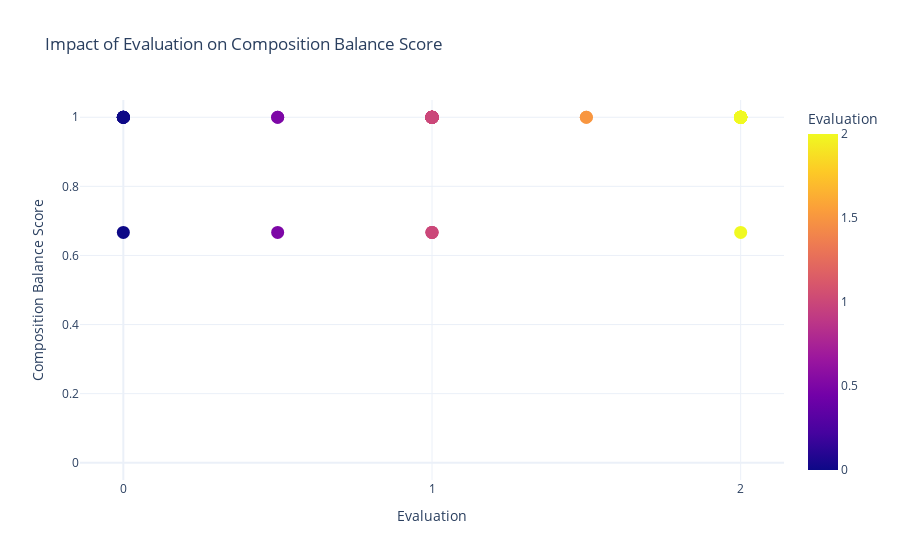

The notebook cell this image was saved under:
### Code cell
import plotly.express as px
import pandas as pd

# Helper function to wrap names into multiple lines (2 names per line)
def wrap_names(names):
    name_list = names.split(', ')
    grouped_lines = ['<br>'.join(name_list[i:i+2]) for i in range(0, len(name_list), 2)]
    return '<br>'.join(grouped_lines)

# Group all sample names with the same Evaluation and Composition Balance Score
df_rwp_with_tri['Grouped Names'] = df_rwp_with_tri.groupby(
    ['Evaluation', 'Composition Balance Score']
)['Name'].transform(lambda x: ', '.join(x))

# Wrap the grouped names into a multi-line format (2 names per line)
df_rwp_with_tri['Grouped Names (Wrapped)'] = df_rwp_with_tri['Grouped Names'].apply(wrap_names)

# Create an interactive scatter plot
# Create an interactive scatter plot
fig = px.scatter(
    df_rwp_with_tri,
    x='Evaluation',  # Evaluation on the x-axis
    y='Composition Balance Score',  # Composition on the y-axis
    color='Evaluation',  # Color points by Evaluation
    hover_data={
        'Grouped Names (Wrapped)': True,  # Display wrapped names
        'Composition Balance Score': ':.2f',  # Show score with 2 decimal places
        'Evaluation': True,  # Show Evaluation
    },
    title='Impact of Evaluation on Composition Balance Score',
    labels={
        'Evaluation': 'Evaluation',
        'Composition Balance Score': 'Composition Balance Score',
    },
)

# Make markers larger
fig.update_traces(marker=dict(size=13))  # Set marker size (default is smaller)

# Adjust plot scale (smaller range for axes)
fig.update_layout(
    xaxis=dict(title='Evaluation', automargin=True, dtick=1, tickangle=0),  # Adjust x-axis ticks and angle
    yaxis=dict(title='Composition Balance Score', automargin=True, range=[-0.05, 1.05]),  # Y-axis range between 0 and 1
    template='plotly_white',
    legend_title='Evaluation',
)

# Update hover label formatting
fig.update_layout(
    hoverlabel=dict(
        bgcolor="white",  # Background color of the hover box
        font_size=15,     # Font size
        font_family="Arial",  # Font family
        align="left",     # Align text to the left
    )
)

# Show the interactive plot
fig.show()
# Save the plot as an interactive HTML file
fig.write_html("interactive_scatter_plot.html")

# Output location message
print("Plot saved as interactive_scatter_plot.html")

### Figure 1 — Plotly figure (JSON) as saved in the notebook; plotly's stock layout.template omitted (floating-point values rounded to 4 significant figures)
{"data": [{"customdata": [["TRI-85<br>TRI-104-REDO<br>TRI-103"], ["TRI-87<br>TRI-91<br>TRI-103-REDO<br>TRI-82<br>TRI-41<br>TRI-15"], ["TRI-81<br>TRI-105<br>TRI-101<br>TRI-100<br>TRI-99<br>TRI-111<br>TRI-114<br>TRI-113<br>TRI-130<br>TRI-133<br>TRI-131<br>TRI-142<br>TRI-88<br>TRI-126<br>TRI-127<br>TRI-158<br>TRI-152<br>TRI-156<br>TRI-154<br>TRI-160<br>TRI-171<br>TRI-179<br>TRI-177<br>TRI-176<br>TRI-79<br>TRI-28<br>TRI-77<br>TRI-12<br>TRI-32<br>TRI-38<br>TRI-43<br>TRI-63<br>TRI-37<br>TRI-30<br>TRI-31<br>TRI-89"], ["TRI-106"], ["TRI-94<br>TRI-132"], ["TRI-83<br>TRI-84<br>TRI-86<br>TRI-104<br>TRI-112<br>TRI-134_0e50649b-b98b-45f3-aefe-4190783f5e94<br>TRI-136_a46b8a59-18ab-4e34-bfb7-35766a92b278<br>TRI-135_560f794e-c88b-4d5c-8624-80fff15a3db3<br>TRI-140<br>TRI-143<br>TRI-141<br>TRI-90<br>TRI-157<br>TRI-155<br>TRI-151<br>TRI-153<br>TRI-159<br>TRI-162<br>TRI-161<br>TRI-178<br>TRI-11<br>TRI-78<br>TRI-29<br>TRI-80<br>TRI-62<br>TRI-64<br>TRI-44<br>TRI-27<br>TRI-14"], ["TRI-83<br>TRI-84<br>TRI-86<br>TRI-104<br>TRI-112<br>TRI-134_0e50649b-b98b-45f3-aefe-4190783f5e94<br>TRI-136_a46b8a59-18ab-4e34-bfb7-35766a92b278<br>TRI-135_560f794e-c88b-4d5c-8624-80fff15a3db3<br>TRI-140<br>TRI-143<br>TRI-141<br>TRI-90<br>TRI-157<br>TRI-155<br>TRI-151<br>TRI-153<br>TRI-159<br>TRI-162<br>TRI-161<br>TRI-178<br>TRI-11<br>TRI-78<br>TRI-29<br>TRI-80<br>TRI-62<br>TRI-64<br>TRI-44<br>TRI-27<br>TRI-14"], ["TRI-83<br>TRI-84<br>TRI-86<br>TRI-104<br>TRI-112<br>TRI-134_0e50649b-b98b-45f3-aefe-4190783f5e94<br>TRI-136_a46b8a59-18ab-4e34-bfb7-35766a92b278<br>TRI-135_560f794e-c88b-4d5c-8624-80fff15a3db3<br>TRI-140<br>TRI-143<br>TRI-141<br>TRI-90<br>TRI-157<br>TRI-155<br>TRI-151<br>TRI-153<br>TRI-159<br>TRI-162<br>TRI-161<br>TRI-178<br>TRI-11<br>TRI-78<br>TRI-29<br>TRI-80<br>TRI-62<br>TRI-64<br>TRI-44<br>TRI-27<br>TRI-14"], ["TRI-87<br>TRI-91<br>TRI-103-REDO<br>TRI-82<br>TRI-41<br>TRI-15"], ["TRI-81<br>TRI-105<br>TRI-101<br>TRI-100<br>TRI-99<br>TRI-111<br>TRI-114<br>TRI-113<br>TRI-130<br>TRI-133<br>TRI-131<br>TRI-142<br>TRI-88<br>TRI-126<br>TRI-127<br>TRI-158<br>TRI-152<br>TRI-156<br>TRI-154<br>TRI-160<br>TRI-171<br>TRI-179<br>TRI-177<br>TRI-176<br>TRI-79<br>TRI-28<br>TRI-77<br>TRI-12<br>TRI-32<br>TRI-38<br>TRI-43<br>TRI-63<br>TRI-37<br>TRI-30<br>TRI-31<br>TRI-89"], ["TRI-85<br>TRI-104-REDO<br>TRI-103"], ["TRI-83<br>TRI-84<br>TRI-86<br>TRI-104<br>TRI-112<br>TRI-134_0e50649b-b98b-45f3-aefe-4190783f5e94<br>TRI-136_a46b8a59-18ab-4e34-bfb7-35766a92b278<br>TRI-135_560f794e-c88b-4d5c-8624-80fff15a3db3<br>TRI-140<br>TRI-143<br>TRI-141<br>TRI-90<br>TRI-157<br>TRI-155<br>TRI-151<br>TRI-153<br>TRI-159<br>TRI-162<br>TRI-161<br>TRI-178<br>TRI-11<br>TRI-78<br>TRI-29<br>TRI-80<br>TRI-62<br>TRI-64<br>TRI-44<br>TRI-27<br>TRI-14"], ["TRI-102<br>TRI-92"], ["TRI-81<br>TRI-105<br>TRI-101<br>TRI-100<br>TRI-99<br>TRI-111<br>TRI-114<br>TRI-113<br>TRI-130<br>TRI-133<br>TRI-131<br>TRI-142<br>TRI-88<br>TRI-126<br>TRI-127<br>TRI-158<br>TRI-152<br>TRI-156<br>TRI-154<br>TRI-160<br>TRI-171<br>TRI-179<br>TRI-177<br>TRI-176<br>TRI-79<br>TRI-28<br>TRI-77<br>TRI-12<br>TRI-32<br>TRI-38<br>TRI-43<br>TRI-63<br>TRI-37<br>TRI-30<br>TRI-31<br>TRI-89"], ["TRI-81<br>TRI-105<br>TRI-101<br>TRI-100<br>TRI-99<br>TRI-111<br>TRI-114<br>TRI-113<br>TRI-130<br>TRI-133<br>TRI-131<br>TRI-142<br>TRI-88<br>TRI-126<br>TRI-127<br>TRI-158<br>TRI-152<br>TRI-156<br>TRI-154<br>TRI-160<br>TRI-171<br>TRI-179<br>TRI-177<br>TRI-176<br>TRI-79<br>TRI-28<br>TRI-77<br>TRI-12<br>TRI-32<br>TRI-38<br>TRI-43<br>TRI-63<br>TRI-37<br>TRI-30<br>TRI-31<br>TRI-89"], ["TRI-87<br>TRI-91<br>TRI-103-REDO<br>TRI-82<br>TRI-41<br>TRI-15"], ["TRI-85<br>TRI-104-REDO<br>TRI-103"], ["TRI-81<br>TRI-105<br>TRI-101<br>TRI-100<br>TRI-99<br>TRI-111<br>TRI-114<br>TRI-113<br>TRI-130<br>TRI-133<br>TRI-131<br>TRI-142<br>TRI-88<br>TRI-126<br>TRI-127<br>TRI-158<br>TRI-152<br>TRI-156<br>TRI-154<br>TRI-160<br>TRI-171<br>TRI-179<br>TRI-177<br>TRI-176<br>TRI-79<br>TRI-28<br>TRI-77<br>TRI-12<br>TRI-32<br>TRI-38<br>TRI-43<br>TRI-63<br>TRI-37<br>TRI-30<br>TRI-31<br>TRI-89"], ["TRI-102<br>TRI-92"], ["TRI-81<br>TRI-105<br>TRI-101<br>TRI-100<br>TRI-99<br>TRI-111<br>TRI-114<br>TRI-113<br>TRI-130<br>TRI-133<br>TRI-131<br>TRI-142<br>TRI-88<br>TRI-126<br>TRI-127<br>TRI-158<br>TRI-152<br>TRI-156<br>TRI-154<br>TRI-160<br>TRI-171<br>TRI-179<br>TRI-177<br>TRI-176<br>TRI-79<br>TRI-28<br>TRI-77<br>TRI-12<br>TRI-32<br>TRI-38<br>TRI-43<br>TRI-63<br>TRI-37<br>TRI-30<br>TRI-31<br>TRI-89"], ["TRI-81<br>TRI-105<br>TRI-101<br>TRI-100<br>TRI-99<br>TRI-111<br>TRI-114<br>TRI-113<br>TRI-130<br>TRI-133<br>TRI-131<br>TRI-142<br>TRI-88<br>TRI-126<br>TRI-127<br>TRI-158<br>TRI-152<br>TRI-156<br>TRI-154<br>TRI-160<br>TRI-171<br>TRI-179<br>TRI-177<br>TRI-176<br>TRI-79<br>TRI-28<br>TRI-77<br>TRI-12<br>TRI-32<br>TRI-38<br>TRI-43<br>TRI-63<br>TRI-37<br>TRI-30<br>TRI-31<br>TRI-89"], ["TRI-81<br>TRI-105<br>TRI-101<br>TRI-100<br>TRI-99<br>TRI-111<br>TRI-114<br>TRI-113<br>TRI-130<br>TRI-133<br>TRI-131<br>TRI-142<br>TRI-88<br>TRI-126<br>TRI-127<br>TRI-158<br>TRI-152<br>TRI-156<br>TRI-154<br>TRI-160<br>TRI-171<br>TRI-179<br>TRI-177<br>TRI-176<br>TRI-79<br>TRI-28<br>TRI-77<br>TRI-12<br>TRI-32<br>TRI-38<br>TRI-43<br>TRI-63<br>TRI-37<br>TRI-30<br>TRI-31<br>TRI-89"], ["TRI-83<br>TRI-84<br>TRI-86<br>TRI-104<br>TRI-112<br>TRI-134_0e50649b-b98b-45f3-aefe-4190783f5e94<br>TRI-136_a46b8a59-18ab-4e34-bfb7-35766a92b278<br>TRI-135_560f794e-c88b-4d5c-8624-80fff15a3db3<br>TRI-140<br>TRI-143<br>TRI-141<br>TRI-90<br>TRI-157<br>TRI-155<br>TRI-151<br>TRI-153<br>TRI-159<br>TRI-162<br>TRI-161<br>TRI-178<br>TRI-11<br>TRI-78<br>TRI-29<br>TRI-80<br>TRI-62<br>TRI-64<br>TRI-44<br>TRI-27<br>TRI-14"], ["TRI-83<br>TRI-84<br>TRI-86<br>TRI-104<br>TRI-112<br>TRI-134_0e50649b-b98b-45f3-aefe-4190783f5e94<br>TRI-136_a46b8a59-18ab-4e34-bfb7-35766a92b278<br>TRI-135_560f794e-c88b-4d5c-8624-80fff15a3db3<br>TRI-140<br>TRI-143<br>TRI-141<br>TRI-90<br>TRI-157<br>TRI-155<br>TRI-151<br>TRI-153<br>TRI-159<br>TRI-162<br>TRI-161<br>TRI-178<br>TRI-11<br>TRI-78<br>TRI-29<br>TRI-80<br>TRI-62<br>TRI-64<br>TRI-44<br>TRI-27<br>TRI-14"], ["TRI-83<br>TRI-84<br>TRI-86<br>TRI-104<br>TRI-112<br>TRI-134_0e50649b-b98b-45f3-aefe-4190783f5e94<br>TRI-136_a46b8a59-18ab-4e34-bfb7-35766a92b278<br>TRI-135_560f794e-c88b-4d5c-8624-80fff15a3db3<br>TRI-140<br>TRI-143<br>TRI-141<br>TRI-90<br>TRI-157<br>TRI-155<br>TRI-151<br>TRI-153<br>TRI-159<br>TRI-162<br>TRI-161<br>TRI-178<br>TRI-11<br>TRI-78<br>TRI-29<br>TRI-80<br>TRI-62<br>TRI-64<br>TRI-44<br>TRI-27<br>TRI-14"], ["TRI-83<br>TRI-84<br>TRI-86<br>TRI-104<br>TRI-112<br>TRI-134_0e50649b-b98b-45f3-aefe-4190783f5e94<br>TRI-136_a46b8a59-18ab-4e34-bfb7-35766a92b278<br>TRI-135_560f794e-c88b-4d5c-8624-80fff15a3db3<br>TRI-140<br>TRI-143<br>TRI-141<br>TRI-90<br>TRI-157<br>TRI-155<br>TRI-151<br>TRI-153<br>TRI-159<br>TRI-162<br>TRI-161<br>TRI-178<br>TRI-11<br>TRI-78<br>TRI-29<br>TRI-80<br>TRI-62<br>TRI-64<br>TRI-44<br>TRI-27<br>TRI-14"], ["TRI-81<br>TRI-105<br>TRI-101<br>TRI-100<br>TRI-99<br>TRI-111<br>TRI-114<br>TRI-113<br>TRI-130<br>TRI-133<br>TRI-131<br>TRI-142<br>TRI-88<br>TRI-126<br>TRI-127<br>TRI-158<br>TRI-152<br>TRI-156<br>TRI-154<br>TRI-160<br>TRI-171<br>TRI-179<br>TRI-177<br>TRI-176<br>TRI-79<br>TRI-28<br>TRI-77<br>TRI-12<br>TRI-32<br>TRI-38<br>TRI-43<br>TRI-63<br>TRI-37<br>TRI-30<br>TRI-31<br>TRI-89"], ["TRI-81<br>TRI-105<br>TRI-101<br>TRI-100<br>TRI-99<br>TRI-111<br>TRI-114<br>TRI-113<br>TRI-130<br>TRI-133<br>TRI-131<br>TRI-142<br>TRI-88<br>TRI-126<br>TRI-127<br>TRI-158<br>TRI-152<br>TRI-156<br>TRI-154<br>TRI-160<br>TRI-171<br>TRI-179<br>TRI-177<br>TRI-176<br>TRI-79<br>TRI-28<br>TRI-77<br>TRI-12<br>TRI-32<br>TRI-38<br>TRI-43<br>TRI-63<br>TRI-37<br>TRI-30<br>TRI-31<br>TRI-89"], ["TRI-94<br>TRI-132"], ["TRI-81<br>TRI-105<br>TRI-101<br>TRI-100<br>TRI-99<br>TRI-111<br>TRI-114<br>TRI-113<br>TRI-130<br>TRI-133<br>TRI-131<br>TRI-142<br>TRI-88<br>TRI-126<br>TRI-127<br>TRI-158<br>TRI-152<br>TRI-156<br>TRI-154<br>TRI-160<br>TRI-171<br>TRI-179<br>TRI-177<br>TRI-176<br>TRI-79<br>TRI-28<br>TRI-77<br>TRI-12<br>TRI-32<br>TRI-38<br>TRI-43<br>TRI-63<br>TRI-37<br>TRI-30<br>TRI-31<br>TRI-89"], ["TRI-83<br>TRI-84<br>TRI-86<br>TRI-104<br>TRI-112<br>TRI-134_0e50649b-b98b-45f3-aefe-4190783f5e94<br>TRI-136_a46b8a59-18ab-4e34-bfb7-35766a92b278<br>TRI-135_560f794e-c88b-4d5c-8624-80fff15a3db3<br>TRI-140<br>TRI-143<br>TRI-141<br>TRI-90<br>TRI-157<br>TRI-155<br>TRI-151<br>TRI-153<br>TRI-159<br>TRI-162<br>TRI-161<br>TRI-178<br>TRI-11<br>TRI-78<br>TRI-29<br>TRI-80<br>TRI-62<br>TRI-64<br>TRI-44<br>TRI-27<br>TRI-14"], ["TRI-83<br>TRI-84<br>TRI-86<br>TRI-104<br>TRI-112<br>TRI-134_0e50649b-b98b-45f3-aefe-4190783f5e94<br>TRI-136_a46b8a59-18ab-4e34-bfb7-35766a92b278<br>TRI-135_560f794e-c88b-4d5c-8624-80fff15a3db3<br>TRI-140<br>TRI-143<br>TRI-141<br>TRI-90<br>TRI-157<br>TRI-155<br>TRI-151<br>TRI-153<br>TRI-159<br>TRI-162<br>TRI-161<br>TRI-178<br>TRI-11<br>TRI-78<br>TRI-29<br>TRI-80<br>TRI-62<br>TRI-64<br>TRI-44<br>TRI-27<br>TRI-14"], ["TRI-81<br>TRI-105<br>TRI-101<br>TRI-100<br>TRI-99<br>TRI-111<br>TRI-114<br>TRI-113<br>TRI-130<br>TRI-133<br>TRI-131<br>TRI-142<br>TRI-88<br>TRI-126<br>TRI-127<br>TRI-158<br>TRI-152<br>TRI-156<br>TRI-154<br>TRI-160<br>TRI-171<br>TRI-179<br>TRI-177<br>TRI-176<br>TRI-79<br>TRI-28<br>TRI-77<br>TRI-12<br>TRI-32<br>TRI-38<br>TRI-43<br>TRI-63<br>TRI-37<br>TRI-30<br>TRI-31<br>TRI-89"], ["TRI-83<br>TRI-84<br>TRI-86<br>TRI-104<br>TRI-112<br>TRI-134_0e50649b-b98b-45f3-aefe-4190783f5e94<br>TRI-136_a46b8a59-18ab-4e34-bfb7-35766a92b278<br>TRI-135_560f794e-c88b-4d5c-8624-80fff15a3db3<br>TRI-140<br>TRI-143<br>TRI-141<br>TRI-90<br>TRI-157<br>TRI-155<br>TRI-151<br>TRI-153<br>TRI-159<br>TRI-162<br>TRI-161<br>TRI-178<br>TRI-11<br>TRI-78<br>TRI-29<br>TRI-80<br>TRI-62<br>TRI-64<br>TRI-44<br>TRI-27<br>TRI-14"], ["TRI-83<br>TRI-84<br>TRI-86<br>TRI-104<br>TRI-112<br>TRI-134_0e50649b-b98b-45f3-aefe-4190783f5e94<br>TRI-136_a46b8a59-18ab-4e34-bfb7-35766a92b278<br>TRI-135_560f794e-c88b-4d5c-8624-80fff15a3db3<br>TRI-140<br>TRI-143<br>TRI-141<br>TRI-90<br>TRI-157<br>TRI-155<br>TRI-151<br>TRI-153<br>TRI-159<br>TRI-162<br>TRI-161<br>TRI-178<br>TRI-11<br>TRI-78<br>TRI-29<br>TRI-80<br>TRI-62<br>TRI-64<br>TRI-44<br>TRI-27<br>TRI-14"], ["TRI-81<br>TRI-105<br>TRI-101<br>TRI-100<br>TRI-99<br>TRI-111<br>TRI-114<br>TRI-113<br>TRI-130<br>TRI-133<br>TRI-131<br>TRI-142<br>TRI-88<br>TRI-126<br>TRI-127<br>TRI-158<br>TRI-152<br>TRI-156<br>TRI-154<br>TRI-160<br>TRI-171<br>TRI-179<br>TRI-177<br>TRI-176<br>TRI-79<br>TRI-28<br>TRI-77<br>TRI-12<br>TRI-32<br>TRI-38<br>TRI-43<br>TRI-63<br>TRI-37<br>TRI-30<br>TRI-31<br>TRI-89"], ["TRI-81<br>TRI-105<br>TRI-101<br>TRI-100<br>TRI-99<br>TRI-111<br>TRI-114<br>TRI-113<br>TRI-130<br>TRI-133<br>TRI-131<br>TRI-142<br>TRI-88<br>TRI-126<br>TRI-127<br>TRI-158<br>TRI-152<br>TRI-156<br>TRI-154<br>TRI-160<br>TRI-171<br>TRI-179<br>TRI-177<br>TRI-176<br>TRI-79<br>TRI-28<br>TRI-77<br>TRI-12<br>TRI-32<br>TRI-38<br>TRI-43<br>TRI-63<br>TRI-37<br>TRI-30<br>TRI-31<br>TRI-89"], ["TRI-81<br>TRI-105<br>TRI-101<br>TRI-100<br>TRI-99<br>TRI-111<br>TRI-114<br>TRI-113<br>TRI-130<br>TRI-133<br>TRI-131<br>TRI-142<br>TRI-88<br>TRI-126<br>TRI-127<br>TRI-158<br>TRI-152<br>TRI-156<br>TRI-154<br>TRI-160<br>TRI-171<br>TRI-179<br>TRI-177<br>TRI-176<br>TRI-79<br>TRI-28<br>TRI-77<br>TRI-12<br>TRI-32<br>TRI-38<br>TRI-43<br>TRI-63<br>TRI-37<br>TRI-30<br>TRI-31<br>TRI-89"], ["TRI-81<br>TRI-105<br>TRI-101<br>TRI-100<br>TRI-99<br>TRI-111<br>TRI-114<br>TRI-113<br>TRI-130<br>TRI-133<br>TRI-131<br>TRI-142<br>TRI-88<br>TRI-126<br>TRI-127<br>TRI-158<br>TRI-152<br>TRI-156<br>TRI-154<br>TRI-160<br>TRI-171<br>TRI-179<br>TRI-177<br>TRI-176<br>TRI-79<br>TRI-28<br>TRI-77<br>TRI-12<br>TRI-32<br>TRI-38<br>TRI-43<br>TRI-63<br>TRI-37<br>TRI-30<br>TRI-31<br>TRI-89"], ["TRI-83<br>TRI-84<br>TRI-86<br>TRI-104<br>TRI-112<br>TRI-134_0e50649b-b98b-45f3-aefe-4190783f5e94<br>TRI-136_a46b8a59-18ab-4e34-bfb7-35766a92b278<br>TRI-135_560f794e-c88b-4d5c-8624-80fff15a3db3<br>TRI-140<br>TRI-143<br>TRI-141<br>TRI-90<br>TRI-157<br>TRI-155<br>TRI-151<br>TRI-153<br>TRI-159<br>TRI-162<br>TRI-161<br>TRI-178<br>TRI-11<br>TRI-78<br>TRI-29<br>TRI-80<br>TRI-62<br>TRI-64<br>TRI-44<br>TRI-27<br>TRI-14"], ["TRI-81<br>TRI-105<br>TRI-101<br>TRI-100<br>TRI-99<br>TRI-111<br>TRI-114<br>TRI-113<br>TRI-130<br>TRI-133<br>TRI-131<br>TRI-142<br>TRI-88<br>TRI-126<br>TRI-127<br>TRI-158<br>TRI-152<br>TRI-156<br>TRI-154<br>TRI-160<br>TRI-171<br>TRI-179<br>TRI-177<br>TRI-176<br>TRI-79<br>TRI-28<br>TRI-77<br>TRI-12<br>TRI-32<br>TRI-38<br>TRI-43<br>TRI-63<br>TRI-37<br>TRI-30<br>TRI-31<br>TRI-89"], ["TRI-81<br>TRI-105<br>TRI-101<br>TRI-100<br>TRI-99<br>TRI-111<br>TRI-114<br>TRI-113<br>TRI-130<br>TRI-133<br>TRI-131<br>TRI-142<br>TRI-88<br>TRI-126<br>TRI-127<br>TRI-158<br>TRI-152<br>TRI-156<br>TRI-154<br>TRI-160<br>TRI-171<br>TRI-179<br>TRI-177<br>TRI-176<br>TRI-79<br>TRI-28<br>TRI-77<br>TRI-12<br>TRI-32<br>TRI-38<br>TRI-43<br>TRI-63<br>TRI-37<br>TRI-30<br>TRI-31<br>TRI-89"], ["TRI-83<br>TRI-84<br>TRI-86<br>TRI-104<br>TRI-112<br>TRI-134_0e50649b-b98b-45f3-aefe-4190783f5e94<br>TRI-136_a46b8a59-18ab-4e34-bfb7-35766a92b278<br>TRI-135_560f794e-c88b-4d5c-8624-80fff15a3db3<br>TRI-140<br>TRI-143<br>TRI-141<br>TRI-90<br>TRI-157<br>TRI-155<br>TRI-151<br>TRI-153<br>TRI-159<br>TRI-162<br>TRI-161<br>TRI-178<br>TRI-11<br>TRI-78<br>TRI-29<br>TRI-80<br>TRI-62<br>TRI-64<br>TRI-44<br>TRI-27<br>TRI-14"], ["TRI-83<br>TRI-84<br>TRI-86<br>TRI-104<br>TRI-112<br>TRI-134_0e50649b-b98b-45f3-aefe-4190783f5e94<br>TRI-136_a46b8a59-18ab-4e34-bfb7-35766a92b278<br>TRI-135_560f794e-c88b-4d5c-8624-80fff15a3db3<br>TRI-140<br>TRI-143<br>TRI-141<br>TRI-90<br>TRI-157<br>TRI-155<br>TRI-151<br>TRI-153<br>TRI-159<br>TRI-162<br>TRI-161<br>TRI-178<br>TRI-11<br>TRI-78<br>TRI-29<br>TRI-80<br>TRI-62<br>TRI-64<br>TRI-44<br>TRI-27<br>TRI-14"], ["TRI-81<br>TRI-105<br>TRI-101<br>TRI-100<br>TRI-99<br>TRI-111<br>TRI-114<br>TRI-113<br>TRI-130<br>TRI-133<br>TRI-131<br>TRI-142<br>TRI-88<br>TRI-126<br>TRI-127<br>TRI-158<br>TRI-152<br>TRI-156<br>TRI-154<br>TRI-160<br>TRI-171<br>TRI-179<br>TRI-177<br>TRI-176<br>TRI-79<br>TRI-28<br>TRI-77<br>TRI-12<br>TRI-32<br>TRI-38<br>TRI-43<br>TRI-63<br>TRI-37<br>TRI-30<br>TRI-31<br>TRI-89"], ["TRI-83<br>TRI-84<br>TRI-86<br>TRI-104<br>TRI-112<br>TRI-134_0e50649b-b98b-45f3-aefe-4190783f5e94<br>TRI-136_a46b8a59-18ab-4e34-bfb7-35766a92b278<br>TRI-135_560f794e-c88b-4d5c-8624-80fff15a3db3<br>TRI-140<br>TRI-143<br>TRI-141<br>TRI-90<br>TRI-157<br>TRI-155<br>TRI-151<br>TRI-153<br>TRI-159<br>TRI-162<br>TRI-161<br>TRI-178<br>TRI-11<br>TRI-78<br>TRI-29<br>TRI-80<br>TRI-62<br>TRI-64<br>TRI-44<br>TRI-27<br>TRI-14"], ["TRI-83<br>TRI-84<br>TRI-86<br>TRI-104<br>TRI-112<br>TRI-134_0e50649b-b98b-45f3-aefe-4190783f5e94<br>TRI-136_a46b8a59-18ab-4e34-bfb7-35766a92b278<br>TRI-135_560f794e-c88b-4d5c-8624-80fff15a3db3<br>TRI-140<br>TRI-143<br>TRI-141<br>TRI-90<br>TRI-157<br>TRI-155<br>TRI-151<br>TRI-153<br>TRI-159<br>TRI-162<br>TRI-161<br>TRI-178<br>TRI-11<br>TRI-78<br>TRI-29<br>TRI-80<br>TRI-62<br>TRI-64<br>TRI-44<br>TRI-27<br>TRI-14"], ["TRI-164"], ["TRI-163"], ["TRI-83<br>TRI-84<br>TRI-86<br>TRI-104<br>TRI-112<br>TRI-134_0e50649b-b98b-45f3-aefe-4190783f5e94<br>TRI-136_a46b8a59-18ab-4e34-bfb7-35766a92b278<br>TRI-135_560f794e-c88b-4d5c-8624-80fff15a3db3<br>TRI-140<br>TRI-143<br>TRI-141<br>TRI-90<br>TRI-157<br>TRI-155<br>TRI-151<br>TRI-153<br>TRI-159<br>TRI-162<br>TRI-161<br>TRI-178<br>TRI-11<br>TRI-78<br>TRI-29<br>TRI-80<br>TRI-62<br>TRI-64<br>TRI-44<br>TRI-27<br>TRI-14"], ["TRI-83<br>TRI-84<br>TRI-86<br>TRI-104<br>TRI-112<br>TRI-134_0e50649b-b98b-45f3-aefe-4190783f5e94<br>TRI-136_a46b8a59-18ab-4e34-bfb7-35766a92b278<br>TRI-135_560f794e-c88b-4d5c-8624-80fff15a3db3<br>TRI-140<br>TRI-143<br>TRI-141<br>TRI-90<br>TRI-157<br>TRI-155<br>TRI-151<br>TRI-153<br>TRI-159<br>TRI-162<br>TRI-161<br>TRI-178<br>TRI-11<br>TRI-78<br>TRI-29<br>TRI-80<br>TRI-62<br>TRI-64<br>TRI-44<br>TRI-27<br>TRI-14"], ["TRI-81<br>TRI-105<br>TRI-101<br>TRI-100<br>TRI-99<br>TRI-111<br>TRI-114<br>TRI-113<br>TRI-130<br>TRI-133<br>TRI-131<br>TRI-142<br>TRI-88<br>TRI-126<br>TRI-127<br>TRI-158<br>TRI-152<br>TRI-156<br>TRI-154<br>TRI-160<br>TRI-171<br>TRI-179<br>TRI-177<br>TRI-176<br>TRI-79<br>TRI-28<br>TRI-77<br>TRI-12<br>TRI-32<br>TRI-38<br>TRI-43<br>TRI-63<br>TRI-37<br>TRI-30<br>TRI-31<br>TRI-89"], ["TRI-81<br>TRI-105<br>TRI-101<br>TRI-100<br>TRI-99<br>TRI-111<br>TRI-114<br>TRI-113<br>TRI-130<br>TRI-133<br>TRI-131<br>TRI-142<br>TRI-88<br>TRI-126<br>TRI-127<br>TRI-158<br>TRI-152<br>TRI-156<br>TRI-154<br>TRI-160<br>TRI-171<br>TRI-179<br>TRI-177<br>TRI-176<br>TRI-79<br>TRI-28<br>TRI-77<br>TRI-12<br>TRI-32<br>TRI-38<br>TRI-43<br>TRI-63<br>TRI-37<br>TRI-30<br>TRI-31<br>TRI-89"], ["TRI-81<br>TRI-105<br>TRI-101<br>TRI-100<br>TRI-99<br>TRI-111<br>TRI-114<br>TRI-113<br>TRI-130<br>TRI-133<br>TRI-131<br>TRI-142<br>TRI-88<br>TRI-126<br>TRI-127<br>TRI-158<br>TRI-152<br>TRI-156<br>TRI-154<br>TRI-160<br>TRI-171<br>TRI-179<br>TRI-177<br>TRI-176<br>TRI-79<br>TRI-28<br>TRI-77<br>TRI-12<br>TRI-32<br>TRI-38<br>TRI-43<br>TRI-63<br>TRI-37<br>TRI-30<br>TRI-31<br>TRI-89"], ["TRI-83<br>TRI-84<br>TRI-86<br>TRI-104<br>TRI-112<br>TRI-134_0e50649b-b98b-45f3-aefe-4190783f5e94<br>TRI-136_a46b8a59-18ab-4e34-bfb7-35766a92b278<br>TRI-135_560f794e-c88b-4d5c-8624-80fff15a3db3<br>TRI-140<br>TRI-143<br>TRI-141<br>TRI-90<br>TRI-157<br>TRI-155<br>TRI-151<br>TRI-153<br>TRI-159<br>TRI-162<br>TRI-161<br>TRI-178<br>TRI-11<br>TRI-78<br>TRI-29<br>TRI-80<br>TRI-62<br>TRI-64<br>TRI-44<br>TRI-27<br>TRI-14"], ["TRI-81<br>TRI-105<br>TRI-101<br>TRI-100<br>TRI-99<br>TRI-111<br>TRI-114<br>TRI-113<br>TRI-130<br>TRI-133<br>TRI-131<br>TRI-142<br>TRI-88<br>TRI-126<br>TRI-127<br>TRI-158<br>TRI-152<br>TRI-156<br>TRI-154<br>TRI-160<br>TRI-171<br>TRI-179<br>TRI-177<br>TRI-176<br>TRI-79<br>TRI-28<br>TRI-77<br>TRI-12<br>TRI-32<br>TRI-38<br>TRI-43<br>TRI-63<br>TRI-37<br>TRI-30<br>TRI-31<br>TRI-89"], ["TRI-81<br>TRI-105<br>TRI-101<br>TRI-100<br>TRI-99<br>TRI-111<br>TRI-114<br>TRI-113<br>TRI-130<br>TRI-133<br>TRI-131<br>TRI-142<br>TRI-88<br>TRI-126<br>TRI-127<br>TRI-158<br>TRI-152<br>TRI-156<br>TRI-154<br>TRI-160<br>TRI-171<br>TRI-179<br>TRI-177<br>TRI-176<br>TRI-79<br>TRI-28<br>TRI-77<br>TRI-12<br>TRI-32<br>TRI-38<br>TRI-43<br>TRI-63<br>TRI-37<br>TRI-30<br>TRI-31<br>TRI-89"], ["TRI-83<br>TRI-84<br>TRI-86<br>TRI-104<br>TRI-112<br>TRI-134_0e50649b-b98b-45f3-aefe-4190783f5e94<br>TRI-136_a46b8a59-18ab-4e34-bfb7-35766a92b278<br>TRI-135_560f794e-c88b-4d5c-8624-80fff15a3db3<br>TRI-140<br>TRI-143<br>TRI-141<br>TRI-90<br>TRI-157<br>TRI-155<br>TRI-151<br>TRI-153<br>TRI-159<br>TRI-162<br>TRI-161<br>TRI-178<br>TRI-11<br>TRI-78<br>TRI-29<br>TRI-80<br>TRI-62<br>TRI-64<br>TRI-44<br>TRI-27<br>TRI-14"], ["TRI-81<br>TRI-105<br>TRI-101<br>TRI-100<br>TRI-99<br>TRI-111<br>TRI-114<br>TRI-113<br>TRI-130<br>TRI-133<br>TRI-131<br>TRI-142<br>TRI-88<br>TRI-126<br>TRI-127<br>TRI-158<br>TRI-152<br>TRI-156<br>TRI-154<br>TRI-160<br>TRI-171<br>TRI-179<br>TRI-177<br>TRI-176<br>TRI-79<br>TRI-28<br>TRI-77<br>TRI-12<br>TRI-32<br>TRI-38<br>TRI-43<br>TRI-63<br>TRI-37<br>TRI-30<br>TRI-31<br>TRI-89"], ["TRI-81<br>TRI-105<br>TRI-101<br>TRI-100<br>TRI-99<br>TRI-111<br>TRI-114<br>TRI-113<br>TRI-130<br>TRI-133<br>TRI-131<br>TRI-142<br>TRI-88<br>TRI-126<br>TRI-127<br>TRI-158<br>TRI-152<br>TRI-156<br>TRI-154<br>TRI-160<br>TRI-171<br>TRI-179<br>TRI-177<br>TRI-176<br>TRI-79<br>TRI-28<br>TRI-77<br>TRI-12<br>TRI-32<br>TRI-38<br>TRI-43<br>TRI-63<br>TRI-37<br>TRI-30<br>TRI-31<br>TRI-89"], ["TRI-83<br>TRI-84<br>TRI-86<br>TRI-104<br>TRI-112<br>TRI-134_0e50649b-b98b-45f3-aefe-4190783f5e94<br>TRI-136_a46b8a59-18ab-4e34-bfb7-35766a92b278<br>TRI-135_560f794e-c88b-4d5c-8624-80fff15a3db3<br>TRI-140<br>TRI-143<br>TRI-141<br>TRI-90<br>TRI-157<br>TRI-155<br>TRI-151<br>TRI-153<br>TRI-159<br>TRI-162<br>TRI-161<br>TRI-178<br>TRI-11<br>TRI-78<br>TRI-29<br>TRI-80<br>TRI-62<br>TRI-64<br>TRI-44<br>TRI-27<br>TRI-14"], ["TRI-83<br>TRI-84<br>TRI-86<br>TRI-104<br>TRI-112<br>TRI-134_0e50649b-b98b-45f3-aefe-4190783f5e94<br>TRI-136_a46b8a59-18ab-4e34-bfb7-35766a92b278<br>TRI-135_560f794e-c88b-4d5c-8624-80fff15a3db3<br>TRI-140<br>TRI-143<br>TRI-141<br>TRI-90<br>TRI-157<br>TRI-155<br>TRI-151<br>TRI-153<br>TRI-159<br>TRI-162<br>TRI-161<br>TRI-178<br>TRI-11<br>TRI-78<br>TRI-29<br>TRI-80<br>TRI-62<br>TRI-64<br>TRI-44<br>TRI-27<br>TRI-14"], ["TRI-81<br>TRI-105<br>TRI-101<br>TRI-100<br>TRI-99<br>TRI-111<br>TRI-114<br>TRI-113<br>TRI-130<br>TRI-133<br>TRI-131<br>TRI-142<br>TRI-88<br>TRI-126<br>TRI-127<br>TRI-158<br>TRI-152<br>TRI-156<br>TRI-154<br>TRI-160<br>TRI-171<br>TRI-179<br>TRI-177<br>TRI-176<br>TRI-79<br>TRI-28<br>TRI-77<br>TRI-12<br>TRI-32<br>TRI-38<br>TRI-43<br>TRI-63<br>TRI-37<br>TRI-30<br>TRI-31<br>TRI-89"], ["TRI-81<br>TRI-105<br>TRI-101<br>TRI-100<br>TRI-99<br>TRI-111<br>TRI-114<br>TRI-113<br>TRI-130<br>TRI-133<br>TRI-131<br>TRI-142<br>TRI-88<br>TRI-126<br>TRI-127<br>TRI-158<br>TRI-152<br>TRI-156<br>TRI-154<br>TRI-160<br>TRI-171<br>TRI-179<br>TRI-177<br>TRI-176<br>TRI-79<br>TRI-28<br>TRI-77<br>TRI-12<br>TRI-32<br>TRI-38<br>TRI-43<br>TRI-63<br>TRI-37<br>TRI-30<br>TRI-31<br>TRI-89"], ["TRI-81<br>TRI-105<br>TRI-101<br>TRI-100<br>TRI-99<br>TRI-111<br>TRI-114<br>TRI-113<br>TRI-130<br>TRI-133<br>TRI-131<br>TRI-142<br>TRI-88<br>TRI-126<br>TRI-127<br>TRI-158<br>TRI-152<br>TRI-156<br>TRI-154<br>TRI-160<br>TRI-171<br>TRI-179<br>TRI-177<br>TRI-176<br>TRI-79<br>TRI-28<br>TRI-77<br>TRI-12<br>TRI-32<br>TRI-38<br>TRI-43<br>TRI-63<br>TRI-37<br>TRI-30<br>TRI-31<br>TRI-89"], ["TRI-83<br>TRI-84<br>TRI-86<br>TRI-104<br>TRI-112<br>TRI-134_0e50649b-b98b-45f3-aefe-4190783f5e94<br>TRI-136_a46b8a59-18ab-4e34-bfb7-35766a92b278<br>TRI-135_560f794e-c88b-4d5c-8624-80fff15a3db3<br>TRI-140<br>TRI-143<br>TRI-141<br>TRI-90<br>TRI-157<br>TRI-155<br>TRI-151<br>TRI-153<br>TRI-159<br>TRI-162<br>TRI-161<br>TRI-178<br>TRI-11<br>TRI-78<br>TRI-29<br>TRI-80<br>TRI-62<br>TRI-64<br>TRI-44<br>TRI-27<br>TRI-14"], ["TRI-81<br>TRI-105<br>TRI-101<br>TRI-100<br>TRI-99<br>TRI-111<br>TRI-114<br>TRI-113<br>TRI-130<br>TRI-133<br>TRI-131<br>TRI-142<br>TRI-88<br>TRI-126<br>TRI-127<br>TRI-158<br>TRI-152<br>TRI-156<br>TRI-154<br>TRI-160<br>TRI-171<br>TRI-179<br>TRI-177<br>TRI-176<br>TRI-79<br>TRI-28<br>TRI-77<br>TRI-12<br>TRI-32<br>TRI-38<br>TRI-43<br>TRI-63<br>TRI-37<br>TRI-30<br>TRI-31<br>TRI-89"], ["TRI-81<br>TRI-105<br>TRI-101<br>TRI-100<br>TRI-99<br>TRI-111<br>TRI-114<br>TRI-113<br>TRI-130<br>TRI-133<br>TRI-131<br>TRI-142<br>TRI-88<br>TRI-126<br>TRI-127<br>TRI-158<br>TRI-152<br>TRI-156<br>TRI-154<br>TRI-160<br>TRI-171<br>TRI-179<br>TRI-177<br>TRI-176<br>TRI-79<br>TRI-28<br>TRI-77<br>TRI-12<br>TRI-32<br>TRI-38<br>TRI-43<br>TRI-63<br>TRI-37<br>TRI-30<br>TRI-31<br>TRI-89"], ["TRI-81<br>TRI-105<br>TRI-101<br>TRI-100<br>TRI-99<br>TRI-111<br>TRI-114<br>TRI-113<br>TRI-130<br>TRI-133<br>TRI-131<br>TRI-142<br>TRI-88<br>TRI-126<br>TRI-127<br>TRI-158<br>TRI-152<br>TRI-156<br>TRI-154<br>TRI-160<br>TRI-171<br>TRI-179<br>TRI-177<br>TRI-176<br>TRI-79<br>TRI-28<br>TRI-77<br>TRI-12<br>TRI-32<br>TRI-38<br>TRI-43<br>TRI-63<br>TRI-37<br>TRI-30<br>TRI-31<br>TRI-89"], ["TRI-83<br>TRI-84<br>TRI-86<br>TRI-104<br>TRI-112<br>TRI-134_0e50649b-b98b-45f3-aefe-4190783f5e94<br>TRI-136_a46b8a59-18ab-4e34-bfb7-35766a92b278<br>TRI-135_560f794e-c88b-4d5c-8624-80fff15a3db3<br>TRI-140<br>TRI-143<br>TRI-141<br>TRI-90<br>TRI-157<br>TRI-155<br>TRI-151<br>TRI-153<br>TRI-159<br>TRI-162<br>TRI-161<br>TRI-178<br>TRI-11<br>TRI-78<br>TRI-29<br>TRI-80<br>TRI-62<br>TRI-64<br>TRI-44<br>TRI-27<br>TRI-14"], ["TRI-81<br>TRI-105<br>TRI-101<br>TRI-100<br>TRI-99<br>TRI-111<br>TRI-114<br>TRI-113<br>TRI-130<br>TRI-133<br>TRI-131<br>TRI-142<br>TRI-88<br>TRI-126<br>TRI-127<br>TRI-158<br>TRI-152<br>TRI-156<br>TRI-154<br>TRI-160<br>TRI-171<br>TRI-179<br>TRI-177<br>TRI-176<br>TRI-79<br>TRI-28<br>TRI-77<br>TRI-12<br>TRI-32<br>TRI-38<br>TRI-43<br>TRI-63<br>TRI-37<br>TRI-30<br>TRI-31<br>TRI-89"], ["TRI-87<br>TRI-91<br>TRI-103-REDO<br>TRI-82<br>TRI-41<br>TRI-15"], ["TRI-87<br>TRI-91<br>TRI-103-REDO<br>TRI-82<br>TRI-41<br>TRI-15"], ["TRI-83<br>TRI-84<br>TRI-86<br>TRI-104<br>TRI-112<br>TRI-134_0e50649b-b98b-45f3-aefe-4190783f5e94<br>TRI-136_a46b8a59-18ab-4e34-bfb7-35766a92b278<br>TRI-135_560f794e-c88b-4d5c-8624-80fff15a3db3<br>TRI-140<br>TRI-143<br>TRI-141<br>TRI-90<br>TRI-157<br>TRI-155<br>TRI-151<br>TRI-153<br>TRI-159<br>TRI-162<br>TRI-161<br>TRI-178<br>TRI-11<br>TRI-78<br>TRI-29<br>TRI-80<br>TRI-62<br>TRI-64<br>TRI-44<br>TRI-27<br>TRI-14"], ["TRI-83<br>TRI-84<br>TRI-86<br>TRI-104<br>TRI-112<br>TRI-134_0e50649b-b98b-45f3-aefe-4190783f5e94<br>TRI-136_a46b8a59-18ab-4e34-bfb7-35766a92b278<br>TRI-135_560f794e-c88b-4d5c-8624-80fff15a3db3<br>TRI-140<br>TRI-143<br>TRI-141<br>TRI-90<br>TRI-157<br>TRI-155<br>TRI-151<br>TRI-153<br>TRI-159<br>TRI-162<br>TRI-161<br>TRI-178<br>TRI-11<br>TRI-78<br>TRI-29<br>TRI-80<br>TRI-62<br>TRI-64<br>TRI-44<br>TRI-27<br>TRI-14"], ["TRI-83<br>TRI-84<br>TRI-86<br>TRI-104<br>TRI-112<br>TRI-134_0e50649b-b98b-45f3-aefe-4190783f5e94<br>TRI-136_a46b8a59-18ab-4e34-bfb7-35766a92b278<br>TRI-135_560f794e-c88b-4d5c-8624-80fff15a3db3<br>TRI-140<br>TRI-143<br>TRI-141<br>TRI-90<br>TRI-157<br>TRI-155<br>TRI-151<br>TRI-153<br>TRI-159<br>TRI-162<br>TRI-161<br>TRI-178<br>TRI-11<br>TRI-78<br>TRI-29<br>TRI-80<br>TRI-62<br>TRI-64<br>TRI-44<br>TRI-27<br>TRI-14"], ["TRI-81<br>TRI-105<br>TRI-101<br>TRI-100<br>TRI-99<br>TRI-111<br>TRI-114<br>TRI-113<br>TRI-130<br>TRI-133<br>TRI-131<br>TRI-142<br>TRI-88<br>TRI-126<br>TRI-127<br>TRI-158<br>TRI-152<br>TRI-156<br>TRI-154<br>TRI-160<br>TRI-171<br>TRI-179<br>TRI-177<br>TRI-176<br>TRI-79<br>TRI-28<br>TRI-77<br>TRI-12<br>TRI-32<br>TRI-38<br>TRI-43<br>TRI-63<br>TRI-37<br>TRI-30<br>TRI-31<br>TRI-89"], ["TRI-83<br>TRI-84<br>TRI-86<br>TRI-104<br>TRI-112<br>TRI-134_0e50649b-b98b-45f3-aefe-4190783f5e94<br>TRI-136_a46b8a59-18ab-4e34-bfb7-35766a92b278<br>TRI-135_560f794e-c88b-4d5c-8624-80fff15a3db3<br>TRI-140<br>TRI-143<br>TRI-141<br>TRI-90<br>TRI-157<br>TRI-155<br>TRI-151<br>TRI-153<br>TRI-159<br>TRI-162<br>TRI-161<br>TRI-178<br>TRI-11<br>TRI-78<br>TRI-29<br>TRI-80<br>TRI-62<br>TRI-64<br>TRI-44<br>TRI-27<br>TRI-14"], ["TRI-81<br>TRI-105<br>TRI-101<br>TRI-100<br>TRI-99<br>TRI-111<br>TRI-114<br>TRI-113<br>TRI-130<br>TRI-133<br>TRI-131<br>TRI-142<br>TRI-88<br>TRI-126<br>TRI-127<br>TRI-158<br>TRI-152<br>TRI-156<br>TRI-154<br>TRI-160<br>TRI-171<br>TRI-179<br>TRI-177<br>TRI-176<br>TRI-79<br>TRI-28<br>TRI-77<br>TRI-12<br>TRI-32<br>TRI-38<br>TRI-43<br>TRI-63<br>TRI-37<br>TRI-30<br>TRI-31<br>TRI-89"], ["TRI-87<br>TRI-91<br>TRI-103-REDO<br>TRI-82<br>TRI-41<br>TRI-15"], ["TRI-81<br>TRI-105<br>TRI-101<br>TRI-100<br>TRI-99<br>TRI-111<br>TRI-114<br>TRI-113<br>TRI-130<br>TRI-133<br>TRI-131<br>TRI-142<br>TRI-88<br>TRI-126<br>TRI-127<br>TRI-158<br>TRI-152<br>TRI-156<br>TRI-154<br>TRI-160<br>TRI-171<br>TRI-179<br>TRI-177<br>TRI-176<br>TRI-79<br>TRI-28<br>TRI-77<br>TRI-12<br>TRI-32<br>TRI-38<br>TRI-43<br>TRI-63<br>TRI-37<br>TRI-30<br>TRI-31<br>TRI-89"]], "hovertemplate": "Evaluation=%{marker.color}<br>Composition Balance Score=%{y:.2f}<br>Grouped Names (Wrapped)=%{customdata[0]}<extra></extra>", "legendgroup": "", "marker": {"color": [1, 0, 1, 0.5, 0.5, 2, 2, 2, 0, 1, 1, 2, 1.5, 1, 1, 0, 1, 1, 1.5, 1, 1, 1, 2, 2, 2, 2, 1, 1, 0.5, 1, 2, 2, 1, 2, 2, 1, 1, 1, 1, 2, 1, 1, 2, 2, 1, 2, 2, 2, 0, 2, 2, 1, 1, 1, 2, 1, 1, 2, 1, 1, 2, 2, 1, 1, 1, 2, 1, 1, 1, 2, 1, 0, 0, 2, 2, 2, 1, 2, 1, 0, 1], "coloraxis": "coloraxis", "size": 13, "symbol": "circle"}, "mode": "markers", "name": "", "orientation": "v", "showlegend": false, "type": "scatter", "x": [1, 0, 1, 0.5, 0.5, 2, 2, 2, 0, 1, 1, 2, 1.5, 1, 1, 0, 1, 1, 1.5, 1, 1, 1, 2, 2, 2, 2, 1, 1, 0.5, 1, 2, 2, 1, 2, 2, 1, 1, 1, 1, 2, 1, 1, 2, 2, 1, 2, 2, 2, 0, 2, 2, 1, 1, 1, 2, 1, 1, 2, 1, 1, 2, 2, 1, 1, 1, 2, 1, 1, 1, 2, 1, 0, 0, 2, 2, 2, 1, 2, 1, 0, 1], "xaxis": "x", "y": [0.6667, 1, 1, 0.6667, 1, 1, 1, 1, 1, 1, 0.6667, 1, 1, 1, 1, 1, 0.6667, 1, 1, 1, 1, 1, 1, 1, 1, 1, 1, 1, 1, 1, 1, 1, 1, 1, 1, 1, 1, 1, 1, 1, 1, 1, 1, 1, 1, 1, 1, 0.6667, 0.6667, 1, 1, 1, 1, 1, 1, 1, 1, 1, 1, 1, 1, 1, 1, 1, 1, 1, 1, 1, 1, 1, 1, 1, 1, 1, 1, 1, 1, 1, 1, 1, 1], "yaxis": "y"}], "layout": {"coloraxis": {"colorbar": {"title": {"text": "Evaluation"}}, "colorscale": [[0, "#0d0887"], [0.1111, "#46039f"], [0.2222, "#7201a8"], [0.3333, "#9c179e"], [0.4444, "#bd3786"], [0.5556, "#d8576b"], [0.6667, "#ed7953"], [0.7778, "#fb9f3a"], [0.8889, "#fdca26"], [1, "#f0f921"]]}, "hoverlabel": {"align": "left", "bgcolor": "white", "font": {"family": "Arial", "size": 15}}, "legend": {"title": {"text": "Evaluation"}, "tracegroupgap": 0}, "title": {"text": "Impact of Evaluation on Composition Balance Score"}, "xaxis": {"anchor": "y", "automargin": true, "domain": [0, 1], "dtick": 1, "tickangle": 0, "title": {"text": "Evaluation"}}, "yaxis": {"anchor": "x", "automargin": true, "domain": [0, 1], "range": [-0.05, 1.05], "title": {"text": "Composition Balance Score"}}}}
